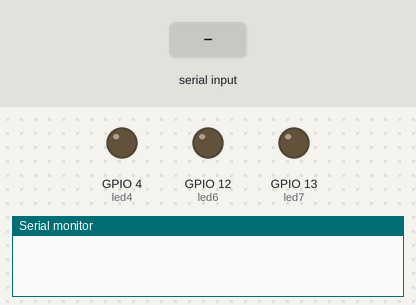
A sketch run on a simulated ESP8266 (NodeMCU). Shown: output pins drawn as LEDs (lit = HIGH), the last lines printed to the serial monitor. The test bench sets the inputs (shaded band).

Above: at 1.2 s.
1.3 s: "1" received over Serial
At 1.9 s:
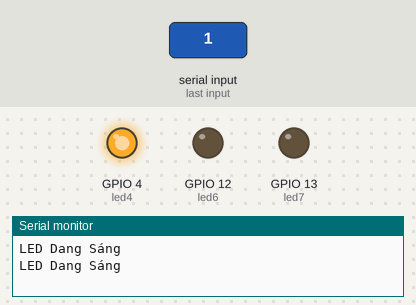
4.3 s: "2" received over Serial
At 5.1 s:
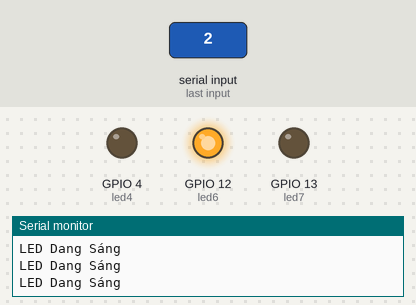
7.3 s: "3" received over Serial
At 8.0 s:
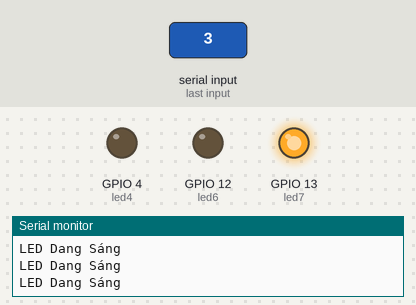
10.3 s: "5" received over Serial
At 10.8 s:
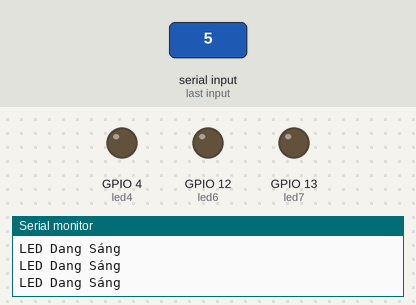
Timing chart, 0 to 12.9 s (numbered marks = the images above; inputs shaded):
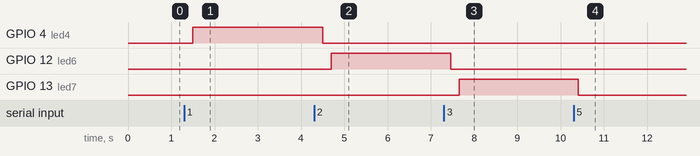

The sketch:

Csharp_8266Arduino.ino
```cpp
#include <ESP8266WiFi.h>
int val = 8888;
int tranfer;
bool check = false;
int button = 16; // gan chân d2
int led4 = 4; //ok gan chân 0
int led6 = 12; //ok gan chân 0
int led7 = 13; //ok gan chân 0

int led = LED_BUILTIN;


void setup() {
  pinMode(button, INPUT);
  pinMode(led4, OUTPUT);
  pinMode (led6, OUTPUT);
  pinMode(led7, OUTPUT);
  Serial.begin(9600);
}
void loop() {
  while (Serial.available())
  {
    val = Serial.read();
    // Serial.println(val);
    delay(200);
  }
  if (val == '5' )
  {
    digitalWrite(led4, LOW);
  }
  if (val == '6' )
  {
    digitalWrite(led6, LOW);
  }
  if (val == '7' )
  {
    digitalWrite(led7, LOW);
    Serial.println ("LED Dang Tat ");
  }
  else if (val == '1')
  {
    digitalWrite(led4, HIGH);
    Serial.println ("LED Dang Sáng ");
    delay (250);
    digitalWrite(led4, LOW);
  }
  else if (val == '2')
  {
    digitalWrite(led6, HIGH);
    Serial.println ("LED Dang Sáng ");
    delay (250);
    digitalWrite(led6, LOW);
  }
  else if (val == '3')
  {
    digitalWrite(led7, HIGH);
    Serial.println ("LED Dang Sáng ");
     delay (250);
    digitalWrite(led7, LOW);
  }

}
```

Measured:
- after the input at 1.3 s, GPIO 4 (led4): LOW → HIGH after 0.20 s
- after the input at 4.3 s, GPIO 4 (led4): HIGH → LOW after 0.20 s; GPIO 12 (led6): LOW → HIGH after 0.40 s
- after the input at 7.3 s, GPIO 12 (led6): HIGH → LOW after 0.16 s; GPIO 13 (led7): LOW → HIGH after 0.36 s
- after the input at 10.3 s, GPIO 13 (led7): HIGH → LOW after 0.11 s
